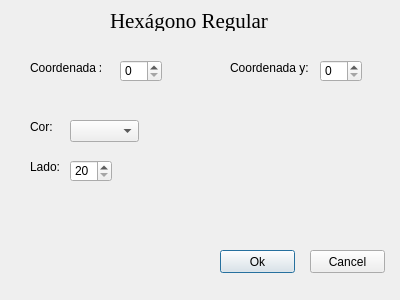
<?xml version="1.0" encoding="UTF-8"?>
<ui version="4.0">
 <class>InserirHexagono</class>
 <widget class="QDialog" name="InserirHexagono">
  <property name="geometry">
   <rect>
    <x>0</x>
    <y>0</y>
    <width>400</width>
    <height>300</height>
   </rect>
  </property>
  <property name="windowTitle">
   <string>Inserir Hexágono</string>
  </property>
  <widget class="QLabel" name="label_3">
   <property name="geometry">
    <rect>
     <x>230</x>
     <y>60</y>
     <width>91</width>
     <height>16</height>
    </rect>
   </property>
   <property name="text">
    <string>Coordenada y:</string>
   </property>
  </widget>
  <widget class="QLabel" name="label_5">
   <property name="geometry">
    <rect>
     <x>30</x>
     <y>160</y>
     <width>47</width>
     <height>13</height>
    </rect>
   </property>
   <property name="text">
    <string>Lado:</string>
   </property>
  </widget>
  <widget class="QLabel" name="label_2">
   <property name="geometry">
    <rect>
     <x>30</x>
     <y>60</y>
     <width>71</width>
     <height>16</height>
    </rect>
   </property>
   <property name="text">
    <string>Coordenada x:</string>
   </property>
  </widget>
  <widget class="QLabel" name="label_4">
   <property name="geometry">
    <rect>
     <x>30</x>
     <y>120</y>
     <width>47</width>
     <height>13</height>
    </rect>
   </property>
   <property name="text">
    <string>Cor:</string>
   </property>
  </widget>
  <widget class="QLabel" name="label">
   <property name="geometry">
    <rect>
     <x>110</x>
     <y>10</y>
     <width>161</width>
     <height>21</height>
    </rect>
   </property>
   <property name="font">
    <font>
     <family>Times New Roman</family>
     <pointsize>16</pointsize>
    </font>
   </property>
   <property name="text">
    <string>Hexágono Regular</string>
   </property>
  </widget>
  <widget class="QSpinBox" name="spinBox_x">
   <property name="geometry">
    <rect>
     <x>120</x>
     <y>60</y>
     <width>42</width>
     <height>22</height>
    </rect>
   </property>
  </widget>
  <widget class="QSpinBox" name="spinBox_y">
   <property name="geometry">
    <rect>
     <x>320</x>
     <y>60</y>
     <width>42</width>
     <height>22</height>
    </rect>
   </property>
  </widget>
  <widget class="QComboBox" name="comboBox_cor">
   <property name="geometry">
    <rect>
     <x>70</x>
     <y>120</y>
     <width>69</width>
     <height>22</height>
    </rect>
   </property>
  </widget>
  <widget class="QSpinBox" name="spinBox_lado">
   <property name="geometry">
    <rect>
     <x>70</x>
     <y>160</y>
     <width>42</width>
     <height>22</height>
    </rect>
   </property>
   <property name="minimum">
    <number>20</number>
   </property>
  </widget>
  <widget class="QPushButton" name="Ok">
   <property name="geometry">
    <rect>
     <x>220</x>
     <y>250</y>
     <width>75</width>
     <height>23</height>
    </rect>
   </property>
   <property name="text">
    <string>Ok</string>
   </property>
  </widget>
  <widget class="QPushButton" name="Cancel">
   <property name="geometry">
    <rect>
     <x>310</x>
     <y>250</y>
     <width>75</width>
     <height>23</height>
    </rect>
   </property>
   <property name="text">
    <string>Cancel</string>
   </property>
  </widget>
 </widget>
 <resources/>
 <connections/>
</ui>
